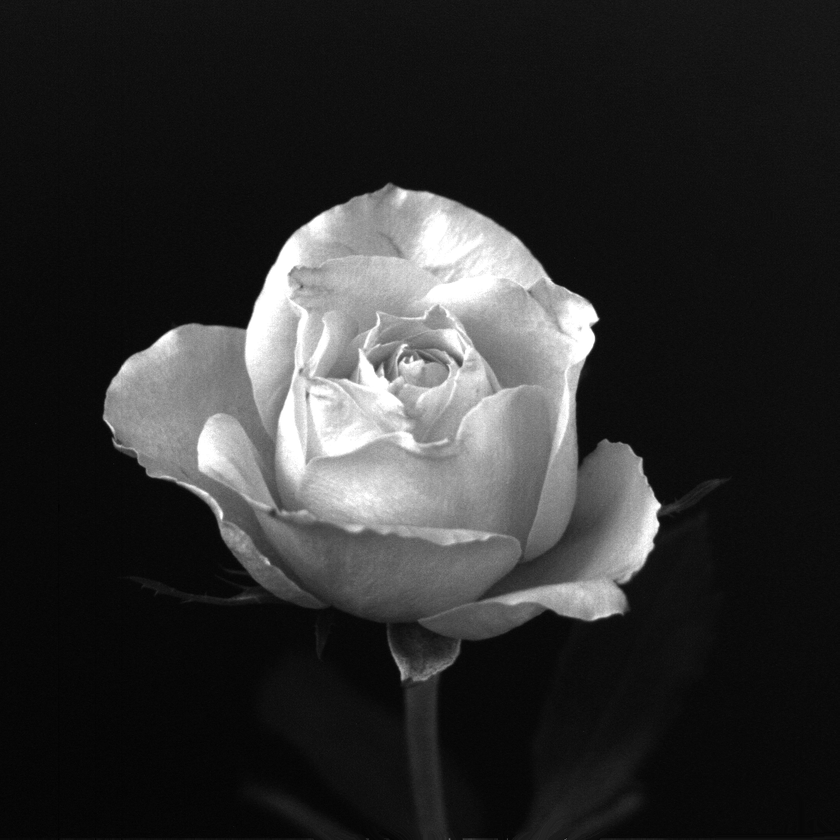
//> input picture Connected components of an image/sample_input.tif, 840 x 840 px, shrunk from 1024 x 1024 before the run
$ ./only_his '../Connected components of an image/sample_input.tif'   (built with g++ and OpenCV 4)
//> lines starting //> are read from the running program, lines starting //| are printed output that depends on the picture; after the words box and inside, x2 and y2 are one past the last pixel; in counts of white or black regions, pixels touching at a corner belong together
//ploting the histogram of the given input image
#include<iostream>
#include<opencv2/opencv.hpp>

using namespace std;
using namespace cv;


int main(int argc,char *argv[])
{
Mat image;
//read the input image
image=imread(argv[1],CV_LOAD_IMAGE_GRAYSCALE);
//> image is the input picture: 840 rows x 840 cols, CV_8UC1; min 0, max 255, mean 46.8

int i=0,j=0,i1=0,j1=0,p1=0,q=0,s=0,q1=0;
int num_pixels=image.rows*image.cols;
//> num_pixels = 705600
float sum=0,probability[255]={0},probability2[255]={0},sk[255]={0};//since we take a 8-bit image

Mat res(image.rows, image.cols, CV_8UC1, Scalar(255, 255, 255));
uchar p;
//show and convet the image to uchar image
imshow("orginal image: ",image);
image.convertTo(image,CV_8UC1);


//increment the value by one in the particular location

for(i=0;i<image.rows;i++)
	for(j=0;j<image.cols;j++)
		probability[image.at<uchar>(i,j)]++;
//> after the loop, probability = 255 values, max 49818 at index 14, min 1 at index 0, mean 2734.9

    for(int i = 0; i < 255; i++)
    {
        probability[i] = (probability[i]/50);//)*res.rows;
    }
//> after the loop, probability = 255 values, max 996.4 at index 14, min 0.02 at index 0, mean 54.7
// line function in opencv

   for(int i = 0; i < 255; i++)
    {
      line(res, Point((2)*(i), res.cols), Point((2)*(i), res.cols - probability[i]),Scalar(0,0,0), 1, 8, 0);
    }
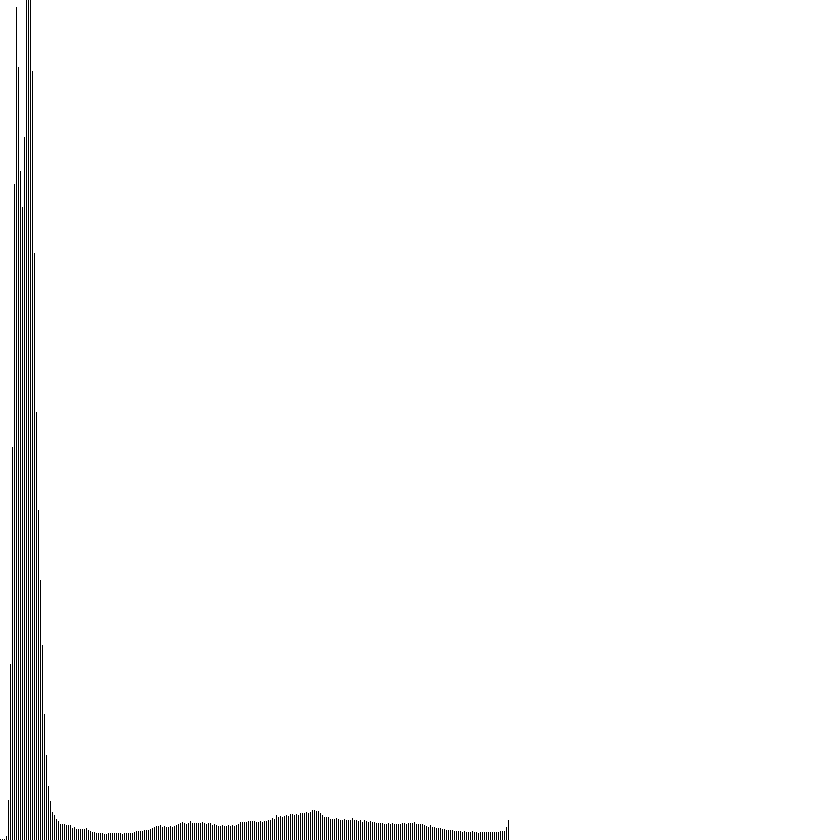
//> res: 840 rows x 840 cols, CV_8UC1; 98% white; black in thin lines or dots, all inside (x1, y1, x2, y2) = (0, 0, 509, 840)

imshow("histogram",res);
waitKey(0);
return 0;
}
